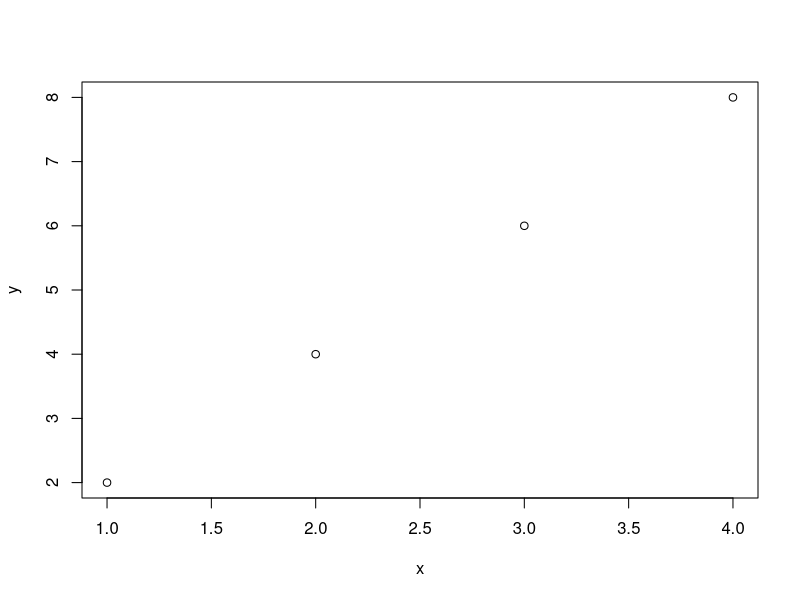

Write R code to recreate this figure.
## ---- chunk 1
x=1:4
y=c(2,4,6,8)
plot(x,y)

